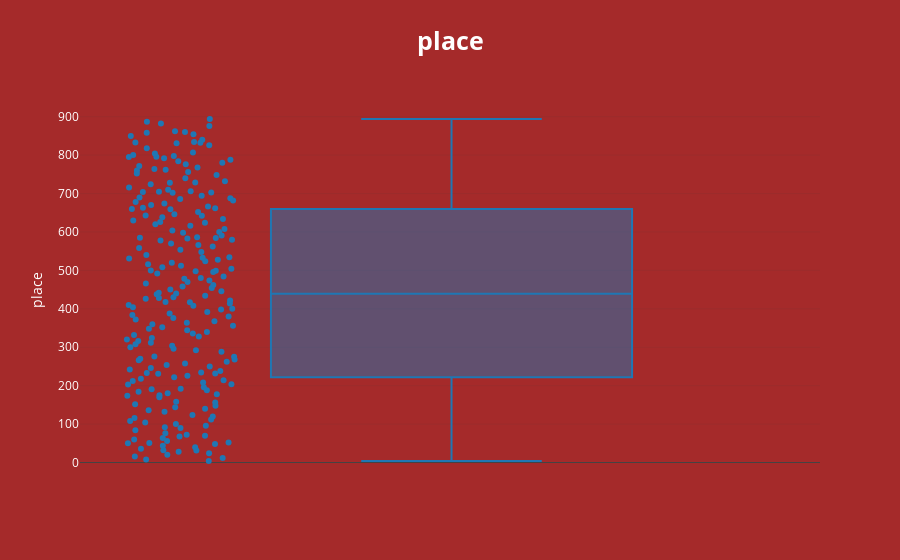
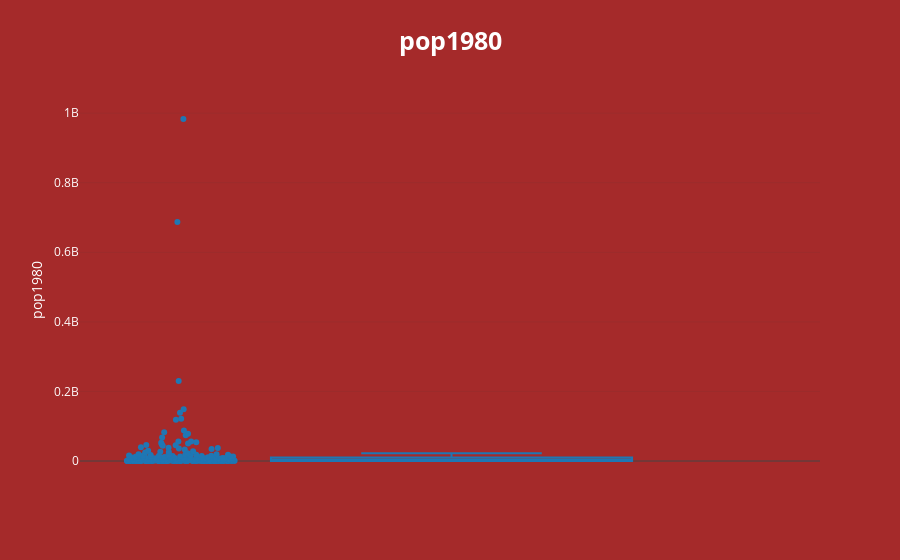
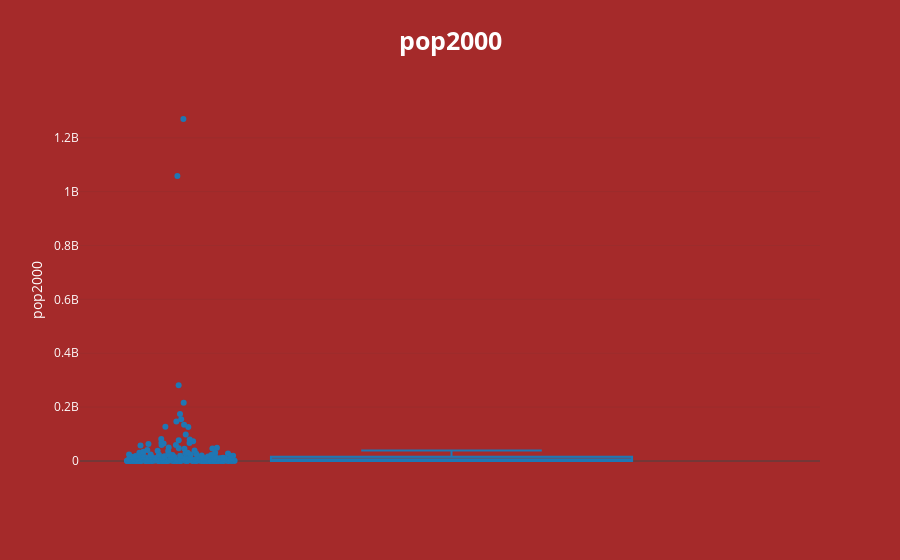
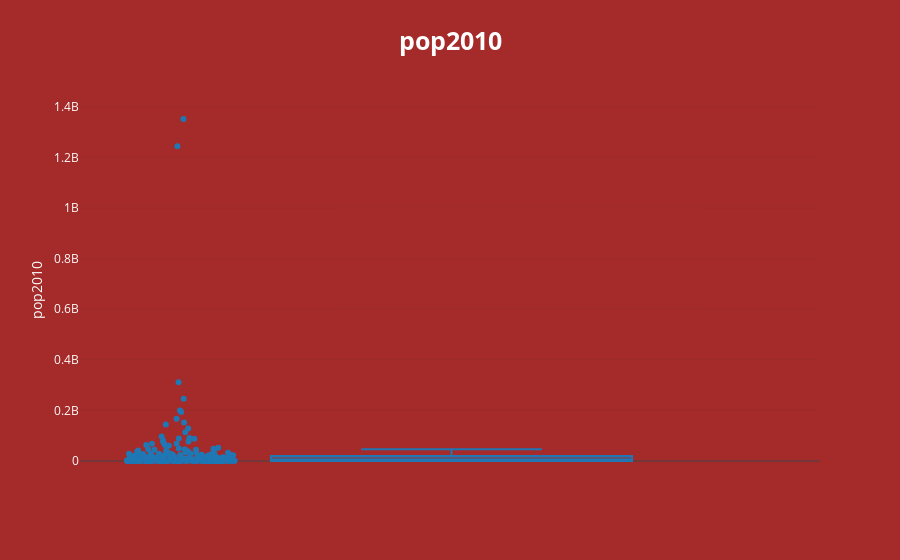

The notebook cell saved with these charts, in order:
### Markdown cell above
Мы избавились от пропусков. теперь можно приступить к диаграмме размахов, она покажет нам есть ли выбросы.

### Code cell
custom_template = {
       "layout": {
           "paper_bgcolor": "brown",
           "plot_bgcolor": "brown",
           "font": {"color": "white"},
       }
   } # Сделаем наши диаграммы покрасивее
   

for feature in data.columns:
    fig=px.box(data,y=feature,title="<b>"+feature,boxmode="group", template=custom_template,points="all")
    fig.update_layout(title_x=0.5,title_font_size=25,font_size=12,font_color="white")
    fig.show()

### Figure 1 — Plotly figure (JSON) as saved in the notebook; plotly's stock layout.template omitted (floating-point values rounded to 4 significant figures; data arrays with more than 128 entries replaced by an {"elided": "..."} marker saying what was removed)
{"data": [{"alignmentgroup": "True", "boxpoints": "all", "hovertemplate": "place=%{y}<extra></extra>", "legendgroup": "", "marker": {"color": "#1F77B4"}, "name": "", "notched": false, "offsetgroup": "", "orientation": "v", "showlegend": false, "type": "box", "x0": " ", "xaxis": "x", "y": {"elided": "234 int values"}, "y0": " ", "yaxis": "y"}], "layout": {"boxmode": "group", "font": {"color": "white", "size": 12}, "legend": {"tracegroupgap": 0}, "title": {"font": {"size": 25}, "text": "<b>place", "x": 0.5}, "xaxis": {"anchor": "y", "domain": [0, 1]}, "yaxis": {"anchor": "x", "domain": [0, 1], "title": {"text": "place"}}}}

### Figure 2 — Plotly figure (JSON) as saved in the notebook; plotly's stock layout.template omitted (floating-point values rounded to 4 significant figures; data arrays with more than 128 entries replaced by an {"elided": "..."} marker saying what was removed)
{"data": [{"alignmentgroup": "True", "boxpoints": "all", "hovertemplate": "pop1980=%{y}<extra></extra>", "legendgroup": "", "marker": {"color": "#1F77B4"}, "name": "", "notched": false, "offsetgroup": "", "orientation": "v", "showlegend": false, "type": "box", "x0": " ", "xaxis": "x", "y": {"elided": "234 int values"}, "y0": " ", "yaxis": "y"}], "layout": {"boxmode": "group", "font": {"color": "white", "size": 12}, "legend": {"tracegroupgap": 0}, "title": {"font": {"size": 25}, "text": "<b>pop1980", "x": 0.5}, "xaxis": {"anchor": "y", "domain": [0, 1]}, "yaxis": {"anchor": "x", "domain": [0, 1], "title": {"text": "pop1980"}}}}

### Figure 3 — Plotly figure (JSON) as saved in the notebook; plotly's stock layout.template omitted (floating-point values rounded to 4 significant figures; data arrays with more than 128 entries replaced by an {"elided": "..."} marker saying what was removed)
{"data": [{"alignmentgroup": "True", "boxpoints": "all", "hovertemplate": "pop2000=%{y}<extra></extra>", "legendgroup": "", "marker": {"color": "#1F77B4"}, "name": "", "notched": false, "offsetgroup": "", "orientation": "v", "showlegend": false, "type": "box", "x0": " ", "xaxis": "x", "y": {"elided": "234 int values"}, "y0": " ", "yaxis": "y"}], "layout": {"boxmode": "group", "font": {"color": "white", "size": 12}, "legend": {"tracegroupgap": 0}, "title": {"font": {"size": 25}, "text": "<b>pop2000", "x": 0.5}, "xaxis": {"anchor": "y", "domain": [0, 1]}, "yaxis": {"anchor": "x", "domain": [0, 1], "title": {"text": "pop2000"}}}}

### Figure 4 — Plotly figure (JSON) as saved in the notebook; plotly's stock layout.template omitted (floating-point values rounded to 4 significant figures; data arrays with more than 128 entries replaced by an {"elided": "..."} marker saying what was removed)
{"data": [{"alignmentgroup": "True", "boxpoints": "all", "hovertemplate": "pop2010=%{y}<extra></extra>", "legendgroup": "", "marker": {"color": "#1F77B4"}, "name": "", "notched": false, "offsetgroup": "", "orientation": "v", "showlegend": false, "type": "box", "x0": " ", "xaxis": "x", "y": {"elided": "234 int values"}, "y0": " ", "yaxis": "y"}], "layout": {"boxmode": "group", "font": {"color": "white", "size": 12}, "legend": {"tracegroupgap": 0}, "title": {"font": {"size": 25}, "text": "<b>pop2010", "x": 0.5}, "xaxis": {"anchor": "y", "domain": [0, 1]}, "yaxis": {"anchor": "x", "domain": [0, 1], "title": {"text": "pop2010"}}}}
